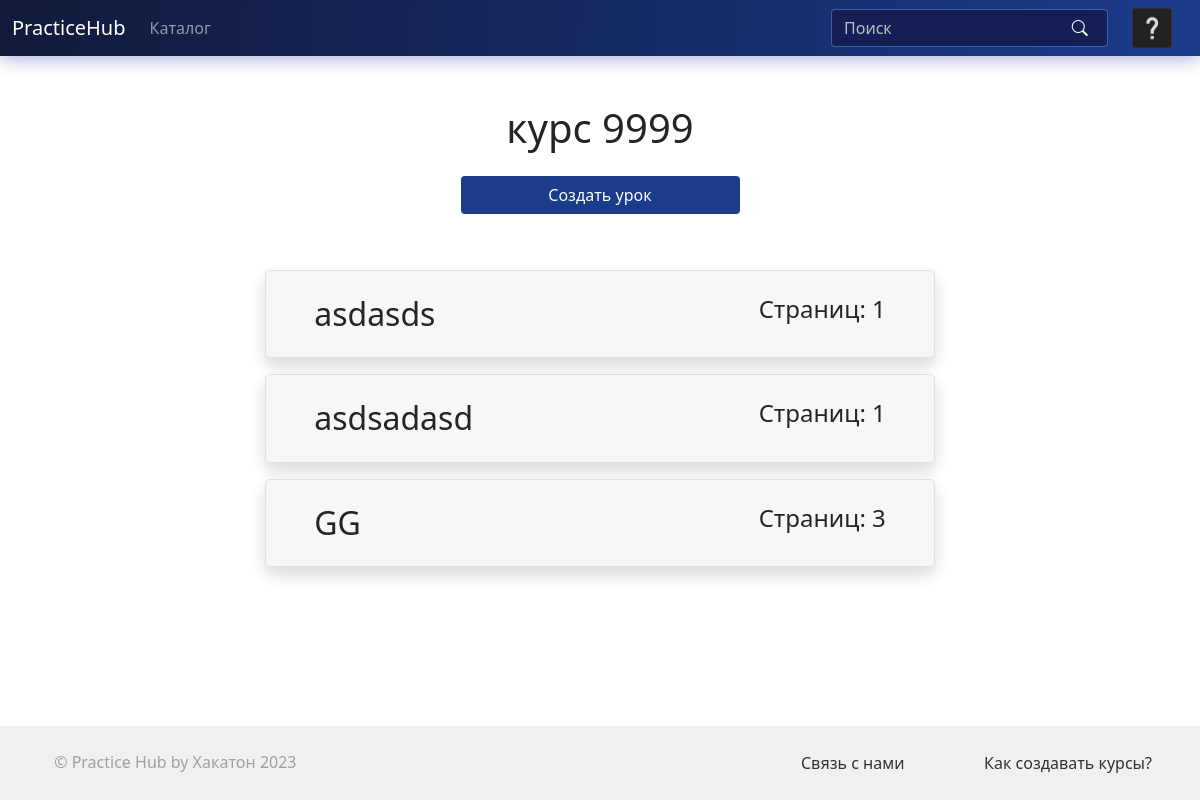
The app's page /courses/1/lessons (signed in) with its own data.
### models.py (models this page shows, shortened)
class Course(db.Model):
    id = db.Column(db.Integer, primary_key=True)
    name = db.Column(db.String(64), index=True, unique=True)
    author_id = db.Column(db.Integer, db.ForeignKey('user.id'))
    lessons = db.relationship('Lesson', backref='course', lazy='select',
                              cascade="all, delete-orphan")
    desc = db.Column(db.Text, nullable=False)
    short_desc = db.Column(db.Text, nullable=False)
    img_path = db.Column(db.String(64))
    img_uuid = db.Column(db.String(64), index=True)
    is_published = db.Column(db.Boolean, default=False)
    users = db.relationship('User', secondary=MyCourses.__table__, backref='course')
    likes = column_property(select(func.count(MyCourses.liked)).where(MyCourses.course_id == id).scalar_subquery())

class Lesson(db.Model):
    id = db.Column(db.Integer, primary_key=True)
    name = db.Column(db.String(64))
    course_id = db.Column(db.Integer, db.ForeignKey('course.id'))
    pages = db.relationship('Page', backref='lesson', lazy='select', cascade="all, delete-orphan")
    files = db.relationship('LessonFile', backref='lesson', lazy='dynamic',
                            cascade="all, delete-orphan")

### routes.py (the view)
@app.route('/<string:path>')
def get_file(path):
    return send_file(path)

### models.py (called while the page is built)
@login.user_loader
def load_user(id):
    return User.query.get(int(id))

### routes.py (called while the page is built)
@app.route('/courses/<int:course_id>/lessons', methods=['GET'])
@login_required
def lessons(course_id):
    course = Course.query.filter_by(id=course_id).first()
    lessons = Lesson.query.filter_by(course_id=course.id).all()
    if User.query.filter_by(username=current_user.username).first().id == course.author_id:
        return render_template('lessons.html', course=course, lessons=lessons, teacher=True)
    else:
        return render_template('lessons.html', course=course, lessons=lessons)

### templates/lessons.html
{% extends "base.html" %}
{% block content %}
<h1 class="text-center">{{ course.name }}</h1>
{% if teacher %}<a href="{{ url_for('create_lesson', course_id=course.id) }}" class="btn mbgc w-25 mx-auto d-block mt-4 mb-5">Создать урок</a>{% endif %}
<div class="mx-auto d-flex flex-column d-block" style="width: 60%" id="lessons_div">
  {% for lesson in lessons|reverse %}
    <a href="{{ url_for('lesson', course_id=course.id, lesson_id=lesson.id) }}" class="border rounded-3 my-2 shadow px-5 py-4 text-body" style="background-color: #f7f7f5; text-decoration: none; cursor: pointer">
      <span class="h2 mb-0">{{ lesson.name }}</span>
      <span class="h4 mb-0 float-end">Страниц: {{ lesson.pages|length }}</span>
    </a>
  {% endfor %}
</div>
{% endblock %}

### static/css/style.css (style rules this page uses)
:root { --xlight-gray: #fafafa; --light-gray: #e6e6e6; --mid-gray: #586273; --mbgc: rgba(27,59,139,1); --sbgc: rgba(21,37,85, 1); }
html, body, .t-b { min-height: 100%; }
.btn { background-color: white; line-height: normal; }
.mbgc { background-color: var(--mbgc)!important; color: white!important; transition: color .3s ease-out; }

### records on screen
Course: name "курс 9999"
Lesson: name "asdasds", pages|length "1"
Lesson: name "asdsadasd", pages|length "1"
Lesson: name "GG", pages|length "3"
